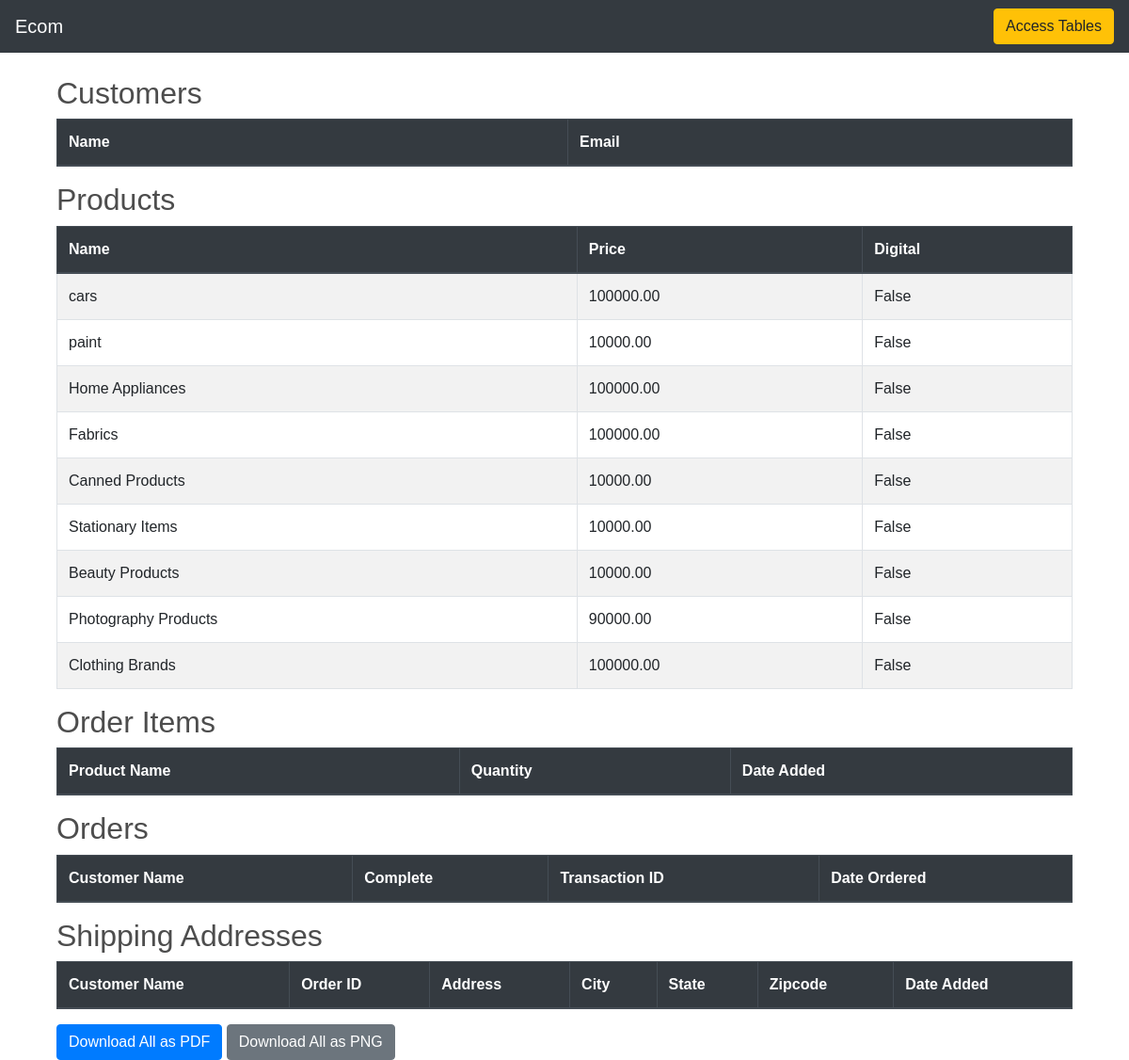
/data_table/, run on the app's committed database.
### store/models.py (models this page shows, shortened)
class Product(models.Model):
    name = models.CharField(max_length=200, null=True)
    price = models.DecimalField(max_digits=9, decimal_places=2)
    digital = models.BooleanField(default=False,null=True, blank=False)
    image = models.ImageField(null=True, blank=True)
    quantity = models.IntegerField(default=0, null=True, blank=True)

### store/views.py (the view)
# urls.py: path('data_table/', views.data_table, name='data_table'),
def data_table(request):
    users = User.objects.all()  # Fetch all users
    customers = Customer.objects.all()
    orders = Order.objects.all()
    order_items = OrderItem.objects.all()
    products = Product.objects.all()
    shipping_addresses = ShippingAddress.objects.all()
    return render(request, 'admin/data_table.html', {
        'users': users,
        'customers': customers,
        'orders': orders,
        'order_items': order_items,
        'products': products,
        'shipping_addresses': shipping_addresses,
    })

### store/templates/admin/data_table.html (shortened to what this page needs)
{% extends 'admin/source.html' %} {% block title %}Data Table{% endblock %}
{%block content %}
<div class="container">
  <h2>Customers</h2>
  <table class="table table-striped table-bordered" style="width: 100%">
    <thead class="thead-dark">
      <tr>
        <th>Name</th>
        <th>Email</th>
      </tr>
    </thead>
  </table>
</div>
<div class="container">
  <h2>Products</h2>
  <table class="table table-striped table-bordered" style="width: 100%">
    <thead class="thead-dark">
      <tr>
        <th>Name</th>
        <th>Price</th>
        <th>Digital</th>
      </tr>
    </thead>
    <tbody>
      {% for product in products %}
      <tr>
        <td>{{ product.name }}</td>
        <td>{{ product.price }}</td>
        <td>{{ product.digital }}</td>
      </tr>
      {% endfor %}
    </tbody>
  </table>
</div>
<div class="container">
  <h2>Order Items</h2>
  <table class="table table-striped table-bordered" style="width: 100%">
    <thead class="thead-dark">
      <tr>
        <th>Product Name</th>
        <th>Quantity</th>
        <th>Date Added</th>
      </tr>
    </thead>
  </table>
</div>
<div class="container">
  <h2>Orders</h2>
  <table class="table table-striped table-bordered" style="width: 100%">
    <thead class="thead-dark">
      <tr>
        <th>Customer Name</th>
        <th>Complete</th>
        <th>Transaction ID</th>
        <th>Date Ordered</th>
      </tr>
    </thead>
  </table>
</div>
<div class="container">
  <h2>Shipping Addresses</h2>
  <table class="table table-striped table-bordered" style="width: 100%">
    <thead class="thead-dark">
      <tr>
        <th>Customer Name</th>
        <th>Order ID</th>
        <th>Address</th>
        <th>City</th>
        <th>State</th>
        <th>Zipcode</th>
        <th>Date Added</th>
      </tr>
    </thead>
  </table>
</div>
<div class="container">
  <button id="downloadAllPDF" class="btn btn-primary">
    Download All as PDF
  </button>
  <button id="downloadAllPNG" class="btn btn-secondary">
    Download All as PNG
  </button>
</div>
{% endblock %}

### store/templates/admin/source.html (shortened to what this page needs)
<!DOCTYPE html>
{% load static %}
<html>
  <head>
    <link
      rel="stylesheet"
      href="https://stackpath.bootstrapcdn.com/bootstrap/4.4.1/css/bootstrap.min.css"
    />
    <link
      rel="stylesheet"
      type="text/css"
      href="{% static 'css/style.css' %}"
    />
    <link
      href="https://stackpath.bootstrapcdn.com/bootstrap/4.5.2/css/bootstrap.min.css"
      rel="stylesheet"
    />
  </head>
  <body>
    <nav class="navbar navbar-expand-lg navbar-dark bg-dark">
      <a class="navbar-brand" href="{%url 'store:home' %}">Ecom</a>
      <div class="collapse navbar-collapse" id="navbarSupportedContent">
        <div class="form-inline my-2 my-lg-0">
          <a href="{%url 'store:data_table' %}" class="btn btn-warning"
            >Access Tables</a
          >
        </div>
      </div>
    </nav>
    <div class="container">
      <br />
      {% block content %} {% endblock content %}
    </div>
  </body>
</html>

### store/static/css/style.css (style rules this page uses)
* { padding: 0; margin: 0; box-sizing: border-box; font-family: 'Mulish', sans-serif; transition: 0.3s all ease-in-out; }
body { background-color:#10182F; }
h1,h2,h3,h4,h5,h6 { color:hsl(0, 0%, 30%); }
.bg-dark { background-color: #4f868c!important; }
.btn { border-radius: 0; }

### data on the page
Product: name "cars", price "100000.00", digital "False"
Product: name "paint", price "10000.00", digital "False"
Product: name "Home Appliances", price "100000.00", digital "False"
Product: name "Fabrics", price "100000.00", digital "False"
Product: name "Canned Products", price "10000.00", digital "False"
Product: name "Stationary Items", price "10000.00", digital "False"
Product: name "Beauty Products", price "10000.00", digital "False"
Product: name "Photography Products", price "90000.00", digital "False"
Product: name "Clothing Brands", price "100000.00", digital "False"
